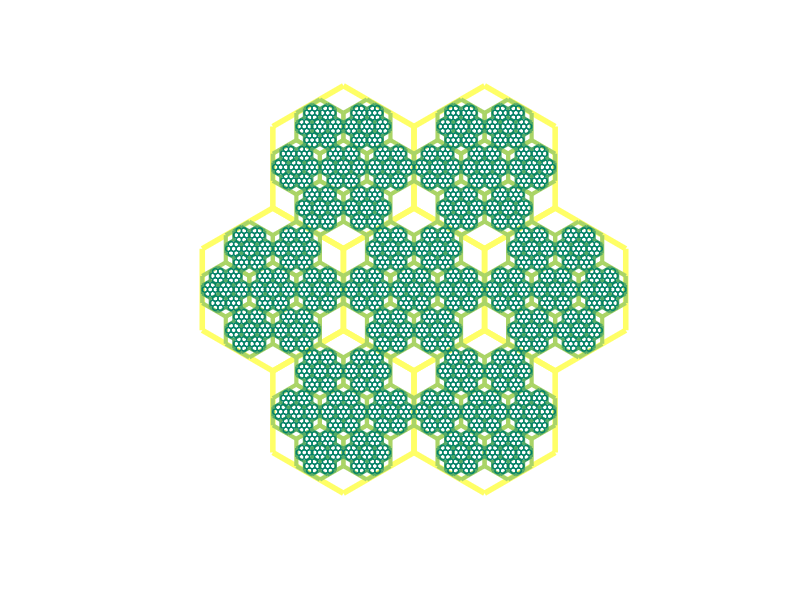

This figure's MATLAB source:
function recursion8
%hexaflake 2
global COLORMAP
n=4; %levels of recursion
COLORMAP=summer(n);
h=1;
t=linspace(0,2*pi,6+1);
hexaflake(n,0,0,h);
axis([-3 3 -3 3]);
axis equal off
end

function hexaflake(n,x,y,len)
global COLORMAP
if n>0
    
    d=len;
    t=linspace(0,2*pi,6+1);
    [offx,offy]=pol2cart(t,d*2*0.866); %generate points around middle hexagon
    for k=1:6
        patch(d*sin(t)+offx(k)+x,d*cos(t)+offy(k)+y,0*cos(t)-n,'r'...
            ,'facecolor','none','edgecolor',COLORMAP(n,:),'linewidth',n);
        hexaflake(n-1,x+offx(k),y+offy(k),d/3);
    end
    
    patch(d*sin(t)+x,d*cos(t)+y,0*cos(t)-n,'r',...
        'facecolor','none','edgecolor',COLORMAP(n,:),'linewidth',n);
    hexaflake(n-1,x,y,d/3);
    
end
return
end
